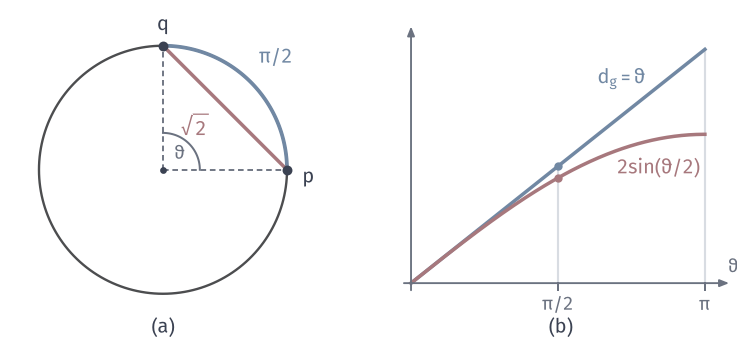

Reproduce this figure in Python.
"""Chord against arc on the unit circle: 2 sin(t/2) and t."""
from pathlib import Path
import sys
ROOT = next(p for p in Path(__file__).resolve().parents if (p/"build.sh").is_file() and (p/"tex/book.tex").is_file())
sys.path.insert(0, str(ROOT/"figures/04-spaces-measures-and-geometry/04-manifolds/matplotlib/mfd-common"))
from mfd3d import *

W, H = 104, 50
fig, ax = canvas(W, H)
c = np.array([23.0, 26.0]); u = 17.5
t = np.linspace(0, 2*np.pi, 361)
ax.plot(c[0]+u*np.cos(t), c[1]+u*np.sin(t), color=STROKE, lw=.95, zorder=2)
a = np.linspace(0, np.pi/2, 91)
ax.plot(c[0]+u*np.cos(a), c[1]+u*np.sin(a), color=BLUE, lw=1.5, zorder=3)
P, Q = c+[u, 0], c+[0, u]
ax.plot(*np.array([P, Q]).T, color=RED, lw=1.4, zorder=3)
ax.plot(*np.array([c, P]).T, color=MUTED, lw=.75, ls=(0, (3, 2)), zorder=2); ax.plot(*np.array([c, Q]).T, color=MUTED, lw=.75, ls=(0, (3, 2)), zorder=2)
b = np.linspace(0, np.pi/2, 31)
ax.plot(c[0]+5.2*np.cos(b), c[1]+5.2*np.sin(b), color=MUTED, lw=.8, zorder=3)
dot(ax, P, INK); dot(ax, Q, INK); dot(ax, c, INK, size=.9)
label(ax, P+[3.0, -1], '$p$', halo=True); label(ax, Q+[0, 3.0], '$q$', halo=True)
label(ax, c+[2.4, 2.2], r'$\vartheta$', 7.5, MUTED)
label(ax, c+.5*(P+Q-2*c)+[-4.2, -2.6], r'$\sqrt{2}$', color=RED, halo=True)
label(ax, c+[u*.91, u*.91], r'$\pi/2$', color=BLUE)
panel_tag(ax, c[0], 3, '(a)')
x0, y0, sx, sy = 58.0, 10.0, 13.2, 10.5
arrow(ax, (x0-1, y0), (x0+3.4*sx, y0), color=MUTED, lw=.75, scale=5.5)
arrow(ax, (x0, y0-1), (x0, y0+3.45*sy), color=MUTED, lw=.75, scale=5.5)
th = np.linspace(0, np.pi, 241)
ax.plot(x0+sx*th, y0+sy*th, color=BLUE, lw=1.4, zorder=3)
ax.plot(x0+sx*th, y0+sy*2*np.sin(th/2), color=RED, lw=1.4, zorder=3)
for v, n in ((np.pi/2, r'$\pi/2$'), (np.pi, r'$\pi$')):
    ax.plot([x0+sx*v]*2, [y0, y0+sy*v], color=GRID, lw=.85, zorder=1)
    ax.plot([x0+sx*v]*2, [y0-.9, y0], color=MUTED, lw=.8)
    label(ax, (x0+sx*v, y0-3.0), n, 7.5, MUTED)
dot(ax, (x0+sx*np.pi/2, y0+sy*np.pi/2), BLUE, size=1.2); dot(ax, (x0+sx*np.pi/2, y0+sy*2*np.sin(np.pi/4)), RED, size=1.2)
label(ax, (x0+sx*2.25, y0+sy*2.75), r'$d_g=\vartheta$', color=BLUE, halo=True)
label(ax, (x0+sx*2.65, y0+sy*1.55), r'$2\sin(\vartheta/2)$', color=RED, halo=True)
label(ax, (x0+3.45*sx, y0+2.2), r'$\vartheta$', 7.5, MUTED)
panel_tag(ax, x0+sx*1.6, 3, '(b)')
save(fig, Path(__file__).resolve().parent, 'figure', {'formula': 'intrinsic distance t and chord 2 sin(t/2), t in [0,pi]'})
